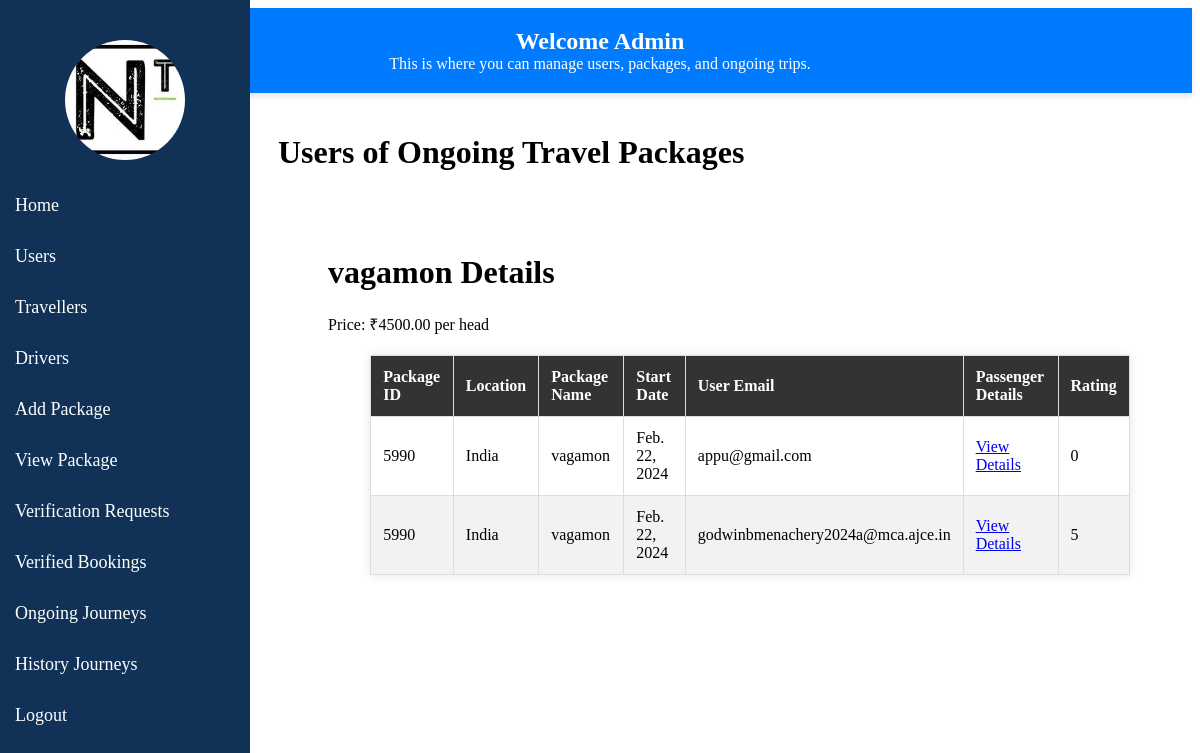
The page /history_passengers/5990/ (signed in) on the database its author committed.
### Niwi_Travels/models.py (models this page shows, shortened)
class TravelPackage(models.Model):
    STATUS_CHOICES = (
        ('Running', 'Running'),
        ('Paused', 'Paused'),
    )
    ACCOMMODATION_CHOICES = (
        ('Included', 'Included'),
        ('Excluded', 'Excluded'),
    )
    FEED_CHOICES = (
        ('Save', 'Save'),
        ('Post', 'Post'),
    )
    package_name = models.CharField(max_length=100)
    description = models.TextField()
    destination = models.CharField(max_length=100)
    duration = models.PositiveIntegerField()
    price = models.DecimalField(max_digits=10, decimal_places=2)
    start_date = models.DateField()
    end_date = models.DateField()
    accommodation = models.CharField(max_length=100, choices=ACCOMMODATION_CHOICES,default='Included')
    transportation = models.CharField(max_length=100)
    activities = models.TextField()
    inclusions = models.TextField()
    exclusions = models.TextField()
    images = models.ImageField(upload_to='package_images/')
    availability = models.PositiveIntegerField()
    booking_deadline = models.DateField()
    category = models.CharField(max_length=50)
    tags = models.CharField(max_length=100)
    cancellation_policy = models.TextField()
    status = models.CharField(max_length=10, choices=STATUS_CHOICES, default='Pending')
    feed = models.CharField(max_length=10, choices=FEED_CHOICES, default='Save')

class Traveller(models.Model):
    user = models.OneToOneField(User, on_delete=models.CASCADE, primary_key=True, related_name='traveller')
    first_name = models.CharField(max_length=30,null=True)
    last_name = models.CharField(max_length=30,null=True)
    phone_number = models.CharField(max_length=15, null=True)
    country = models.CharField(max_length=100, null=True)
    gender = models.CharField(max_length=10, null=True)
    profile_photo = models.ImageField(blank=True, null=True, upload_to='traveller_profile_photos/')

class User(AbstractUser):
    is_traveller = models.BooleanField(default=True)
    is_driver = models.BooleanField(default=False)

### Niwi_Travels/views.py (the view)
# urls.py: path('history_passengers/<int:package_id>/', views.history_passengers, name='history_passengers'),
@login_required(login_url='log')
def history_passengers(request, package_id):
    package = get_object_or_404(TravelPackage, id=package_id)
    bookings = Booking.objects.filter(package=package, status='Confirmed')
    unique_users = set()
    booking_details = []
    for booking in bookings:
        user_id = booking.user.id
        ratings= Rating.objects.filter(package=package,user=booking.user)
        if user_id not in unique_users:
            user_info = {
                'package_id': booking.package.id,
                'location': booking.user.traveller.country,
                'package_name': booking.package.package_name,
                'start_date': booking.package.start_date,
                'user_email': booking.user.email,
                'passenger_details_url': reverse('passenger_count', args=[booking.id]),
                'verification_status': booking.status,
                'user_id': user_id,  # Add user id for the form action URL
                'stars': ratings.first().stars if ratings.exists() else 0,
            }
            booking_details.append(user_info)
            unique_users.add(user_id)
    items_per_page = 10
    paginator = Paginator(booking_details, items_per_page)
    page = request.GET.get('page')
    try:
        bookings = paginator.page(page)
    except PageNotAnInteger:
        bookings = paginator.page(1)
    except EmptyPage:
        bookings = paginator.page(paginator.num_pages)
    return render(request, 'history_package_users.html', {'package': package, 'bookings': bookings})

### templates/history_package_users.html (shortened to what this page needs)
{% load static %}
<!DOCTYPE html>
<html>
<head>
</head>
<body>
    <div class="sidebar">
        <div class="profile-picture"></div>
        <a href="/admins" id="logout-link">Home</a>
        <a href="{% url 'user_list' %}">Users </a>
        <a href="/travellers">Travellers</a>
        <a href="/drivers">Drivers</a>
        <a href="/upload_package">Add Package</a>
        <a href="/view-packages">View Package</a>
        <a href="/bookings">Verification Requests</a>
        <a href="/verified_bookings">Verified Bookings</a>
        <a href="/ongoing-bookings" id="logout-link">Ongoing Journeys</a>
        <a href="/history-bookings">History Journeys</a>
        <a href="/logout" id="logout-link">Logout</a>
    </div>
    <div class="navbar">
        <h1>Welcome Admin</h1>
        <p>This is where you can manage users, packages, and ongoing trips.</p>
    </div>
    <div class="main-content">
    <h1>Users of Ongoing Travel Packages</h1>
    </div>
    <div class="table-container">
    <div class="package-details">
        <h1>{{ package.package_name }} Details</h1>
        <p>Price: ₹{{ package.price }} per head</p>
    </div>
<div class="booking-details">
  <main>
    <table border="1">
        <thead>
            <tr>
                <th>Package ID</th>
                <th>Location</th>
                <th>Package Name</th>
                <th>Start Date</th>
                <th>User Email</th>
                <th>Passenger Details</th>
                <th>Rating</th>
            </tr>
        </thead>
        <tbody>
            {% for booking in bookings %}
                <tr>
                    <td>{{ booking.package_id }}</td>
                    <td>{{ booking.location }}</td>
                    <td>{{ booking.package_name }}</td>
                    <td>{{ booking.start_date }}</td>
                    <td>{{ booking.user_email }}</td>
                    <td><a href="{{ booking.passenger_details_url }}">View Details</a></td>
                    <td>{{ booking.stars }}</td>
                </tr>
            {% empty %}
                <tr>
                    <td colspan="8">No bookings found.</td>
                </tr>
            {% endfor %}
        </tbody>
    </table>
  </main>
</div>
</body>
</html>

### rows shown on the page
TravelPackage: package_name "vagamon", price "4500.00", package_name "vagamon" "vagamon", start_date "Feb. 22, 2024" "Feb. 22, 2024"
Traveller: location "India"
User: user_email "appu@gmail.com"
Traveller: location "India"
User: user_email "godwinbmenachery2024a@mca.ajce.in"

### other values the page prints
{{ booking.package_id }} "5990" "5990"
{{ booking.stars }} "0" "5"
